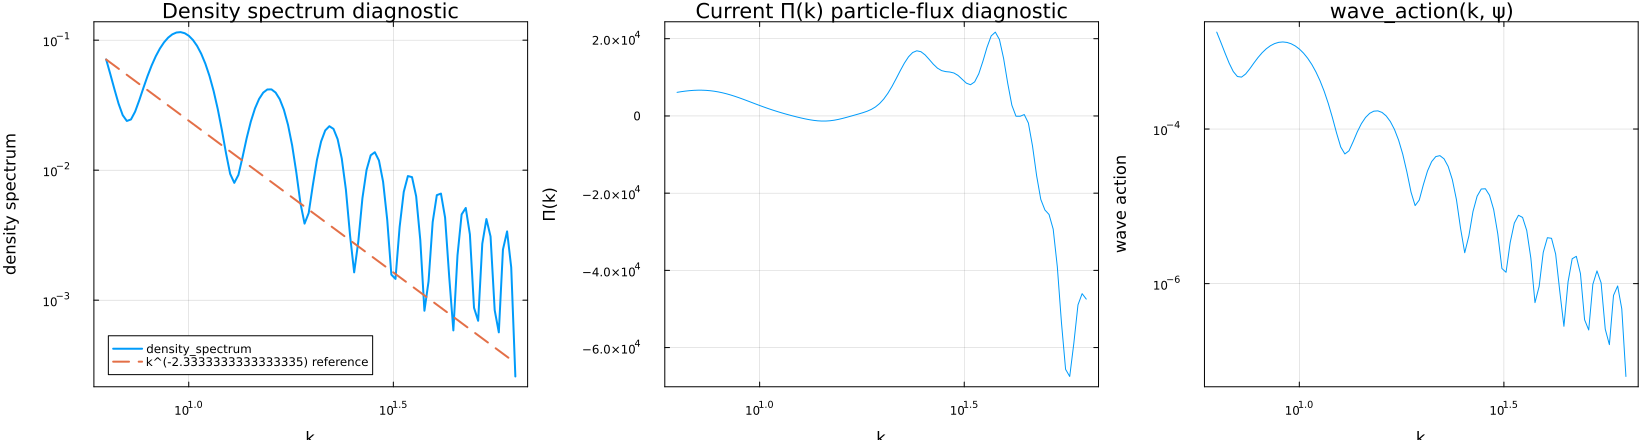

Reproduce this figure in Julia.
using Pkg
Pkg.activate(@__DIR__)
Pkg.develop(path=joinpath(@__DIR__, ".."))

using QuantumFluidSpectra
using Plots
using Plots.Measures
using Printf
using Random

gr()

"""
Construct a 3D random-phase box-mode cascade state

    ψ(r) = √n0 + Σ a_n φ_n(r),

with hard-wall box eigenmodes

    φ_n(r) = (2/L)^(3/2)
             sin(nx π x / L) sin(ny π y / L) sin(nz π z / L),

and amplitudes

    A(k) ∝ k^(-7/6)  for a particle-flux-like state
    A(k) ∝ k^(-3/2)  for an energy-flux-like state.

This example evaluates the package's current `gpe_particle_flux` path as a particle-flux
diagnostic on a hard-wall box cascade state, including an explicit box trap in
the time-evolution call.
"""

"""
Hard-wall box trap.

Returns zero inside `|x|, |y|, |z| < L/2` and a large barrier outside.
"""
function box_trap(L; barrier=1e6)
    halfL = L / 2
    return (x, y, z, t) -> begin
        inside = ((abs.(x) .< halfL) .& (abs.(y) .< halfL)) .& (abs.(z) .< halfL)
        ifelse.(inside, zero.(x .+ y .+ z), barrier .* one.(x .+ y .+ z))
    end
end

function boxmode_random_phase_state(;
    L=1.0,
    Nxyz=(64, 64, 64),
    n0=1.0,
    g=1.0,
    kmin=nothing,
    kmax=nothing,
    cascade=:particle,
    amplitude_scale=0.03,
    seed=7,
)
    cascade in (:particle, :energy) || error("cascade must be :particle or :energy")
    rng = MersenneTwister(seed)

    Nx, Ny, Nz = Nxyz
    x = xvec(L, Nx)
    y = xvec(L, Ny)
    z = xvec(L, Nz)
    X = (x, y, z)
    K = kvecs((L, L, L), Nxyz)
    V = box_trap(L)
    ξ = 1 / sqrt(g * n0)
    halfL = L / 2
    kmin_eff = isnothing(kmin) ? 2π / L : kmin
    kmax_eff = isnothing(kmax) ? 20π / ξ : kmax

    p = cascade == :particle ? 7 / 6 : 3 / 2
    pref = (2 / L)^(3 / 2)
    nmax = floor(Int, L * kmax_eff / π)

    sx = [sin.(nx * π .* (x .+ halfL) ./ L) for nx in 1:nmax]
    sy = [sin.(ny * π .* (y .+ halfL) ./ L) for ny in 1:nmax]
    sz = [sin.(nz * π .* (z .+ halfL) ./ L) for nz in 1:nmax]

    ψ = complex.(fill(sqrt(n0), Nx, Ny, Nz))
    kmodes = Float64[]
    weights = Float64[]

    for nx in 1:nmax, ny in 1:nmax, nz in 1:nmax
        kn = (π / L) * sqrt(nx^2 + ny^2 + nz^2)
        if kmin_eff <= kn <= kmax_eff
            θ = 2π * rand(rng)
            A = amplitude_scale * kn^(-p)
            an = A * cis(θ)
            mode = pref .* reshape(sx[nx], Nx, 1, 1) .* reshape(sy[ny], 1, Ny, 1) .* reshape(sz[nz], 1, 1, Nz)
            ψ .+= an .* mode
            push!(kmodes, kn)
            push!(weights, abs2(an))
        end
    end

    return (; psi=Psi(ψ, X, K), V, ξ, g, kmodes, weights, cascade, kmin=kmin_eff, kmax=kmax_eff, n0, L, Nxyz)
end

function representative_kgrid(state; n=100)
    return collect(log10range(2π / state.L, max(state.kmax, 2*2π / state.ξ), n))
end

function make_plot(state)
    kplot = representative_kgrid(state)
    Π = gpe_particle_flux(kplot, state.psi; g=state.g, V=state.V)
    waveaction_k = wave_action(kplot, state.psi)
    ρ_k = density_spectrum(kplot, state.psi)

    pexp = state.cascade == :particle ? 7 / 3 : 3
    ref = ρ_k[1] .* (kplot ./ kplot[1]).^(-pexp)

    p1 = plot(
        xscale=:log10,
        yscale=:log10,
        xlabel="k",
        ylabel="density spectrum",
        frame=:box,
        legend=:bottomleft,
        title="Density spectrum diagnostic",
        left_margin=8mm,
        bottom_margin=6mm,
    )
    plot!(p1, kplot, ρ_k; label="density_spectrum", linewidth=2)
    plot!(p1, kplot, ref; label="k^(-$(pexp)) reference", linewidth=2, linestyle=:dash)

    p2 = plot(
        kplot,
        Π,
        xscale=:log10,
        xlabel="k",
        ylabel="Π(k)",
        frame=:box,
        legend=false,
        title="Current Π(k) particle-flux diagnostic",
        left_margin=8mm,
        bottom_margin=6mm,
    )

    p3 = plot(
        kplot,
        waveaction_k,
        xscale=:log10,
        yscale=:log10,
        xlabel="k",
        ylabel="wave action",
        frame=:box,
        legend=false,
        title="wave_action(k, ψ)",
        left_margin=8mm,
        bottom_margin=6mm,
    )

    p = plot(p1, p2, p3, layout=(1, 3), size=(1650, 440))
    outfile = joinpath(@__DIR__, "boxmode_particle_flux_cascade.png")
    savefig(p, outfile)
    println("Saved plot to " * outfile)
    return p, Π, waveaction_k
end

state = boxmode_random_phase_state(
    L=1.0,
    Nxyz=(64, 64, 64),
    n0=1.0,
    g=1.0,
    cascade=:particle,
    amplitude_scale=0.03,
    seed=7,
)

@printf("cascade                = %s\n", String(state.cascade))
@printf("box size L             = %.3f\n", state.L)
@printf("grid                   = %d × %d × %d\n", state.Nxyz...)
@printf("inertial band          = [%.6f, %.6f]\n", state.kmin, state.kmax)
@printf("healing length ξ       = %.6f\n", state.ξ)
@printf("UV target 20π/ξ        = %.6f\n", 20π / state.ξ)
@printf("occupied modes         = %d\n", length(state.kmodes))
@printf("min/max occupied k     = [%.6f, %.6f]\n", minimum(state.kmodes), maximum(state.kmodes))
@printf("Σ |a_n|²               = %.12e\n", sum(state.weights))
@printf("max |a_n|²             = %.12e\n", maximum(state.weights))
println("trap                   = hard-wall box potential")
println("diagnostic             = current Π(k) path interpreted as particle flux")

make_plot(state)
